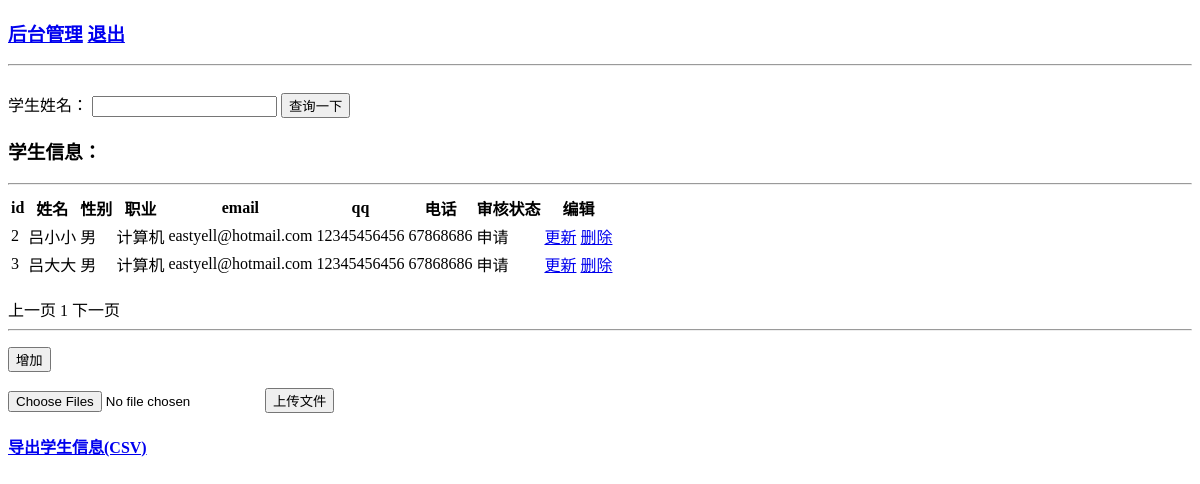
The app's page /show_stu/, older data.
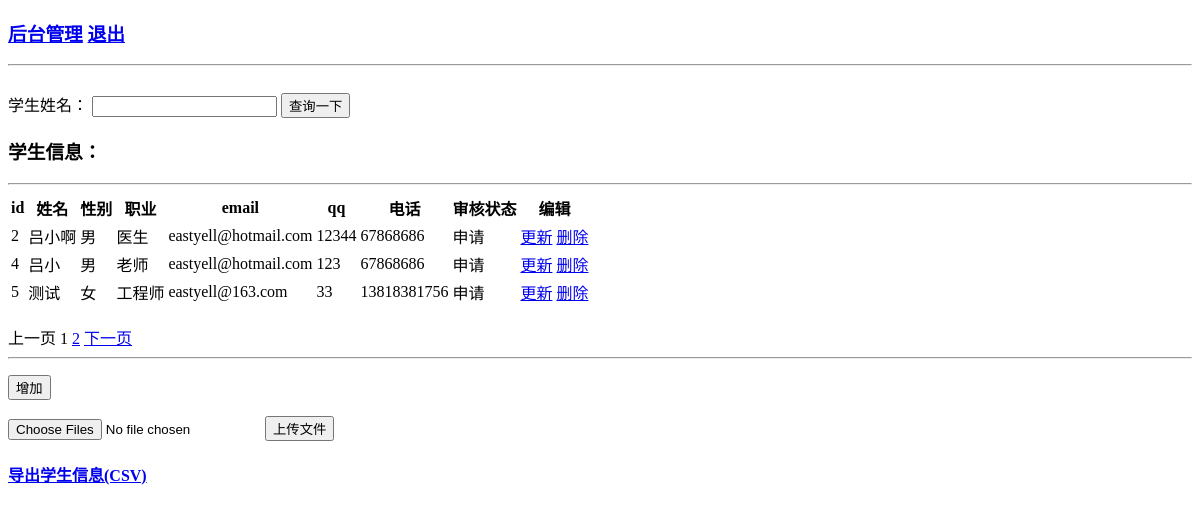
The same page, newer data.
### student/models.py (models this page shows, shortened)
class Student(models.Model):
    SEX_ITEMS = [
        (1, '男'),
        (2, '女'),
        (0, '未知'),
    ]
    STATUS_ITEMS = [
        (0, '申请'),
        (1, '通过'),
        (2, "拒绝"),
    ]
    name = models.CharField(max_length=128, verbose_name='姓名')
    sex = models.IntegerField(choices=SEX_ITEMS, verbose_name='性别')
    profession = models.CharField(max_length=128, verbose_name='职业')
    email = models.EmailField(verbose_name='Email')
    qq = models.CharField(max_length=128, verbose_name='QQ')
    phone = models.CharField(max_length=128, verbose_name='电话')
    status = models.IntegerField(choices=STATUS_ITEMS, default=0, verbose_name='审核状态')
    created_time = models.DateTimeField(auto_now_add=True, editable=False, verbose_name='创建时间')
    @classmethod
    def get_all(cls):
        return cls.objects.all()
    class Meta:
        verbose_name = verbose_name_plural = '学员信息'
        ordering = ['id']

### student/views.py (the view, shortened to what this page needs)
# urls.py: path('show_stu/', stu_views.IndexView.as_view(), name='index'),
class IndexView(View):
    template_name = 'index.html'
    def get(self, request):
        context = get_context(request)
        form_search = TitleSearch()
        context.update({
            'form_search': form_search,
        })
        return render(request, self.template_name, context=context)

### users/forms.py
class TitleSearch(forms.Form):
    name = forms.CharField(label='学生姓名：', label_suffix='',
                           error_messages={'required': '请输入正确的name'})

### student/views.py (called while the page is built)
def get_context(request, name=None):
    if name:
        students = Student.objects.filter(name__icontains=name)
    else:
        students = Student.get_all()
    paginator = Paginator(students, 3)
    num_p = request.GET.get('page', 1)
    page = paginator.page(int(num_p))
    context = {
        'students': students,
        'paginator': paginator,
        'page': page,
    }
    return context

### templates/index.html (shortened to what this page needs)
<!DOCTYPE html>
<html lang="en">
<head>
</head>
<body>
<h3><a href="/admin/">后台管理</a>  <a align="right" href="/logout">退出</a></h3>
<hr/>
<br>
<form action="/show_stu/" method="post">
    {{ form_search }}
    <input type="submit" value="查询一下">
</form>
  <h3>学生信息：</h3>
  <hr/>
  <table border="0">
    <tr>
        <th>id</th>
        <th>姓名</th>
        <th>性别</th>
        <th>职业</th>
        <th>email</th>
        <th>qq</th>
        <th>电话</th>
        <th>审核状态</th>
        <th>编辑</th>
    </tr>
    {% for student in page %}
    <tr>
        <td>{{ student.id }}</td>
        <td>{{ student.name }}</td>
        <td>{{ student.get_sex_display }}</td>
        <td>{{ student.profession }}</td>
        <td>{{ student.email }}</td>
        <td>{{ student.qq }}</td>
        <td>{{ student.phone }}</td>
        <td>{{ student.get_status_display }}</td>
        <td>
            <a href="/update_stu/{{ student.id }}">更新</a>
            <a href="/delete_stu/{{ student.id }}">删除</a>
        </td>
    </tr>
     {% endfor %}
    </table>
<br>
{% if page.has_previous %}
  <a href="/show_stu?page={{ page.previous_page_number }}">上一页</a>
{% else %}
上一页
{% endif %}
{% for p in paginator.page_range %}
    {% if p == page.number %}
        {{ p }}
    {% else %}
        <a href="/show_stu?page={{ p }}">{{ p }}</a>
    {% endif %}
{% endfor %}
{% if page.has_next %}
  <a href="/show_stu?page={{ page.next_page_number }}">下一页</a>
{% else %}
下一页
{% endif %}
<hr/>
   <p>
      <a href="../add_stu">
        <input type="button" value="增加">
      </a>
   </p>
<form method="post" action="../upload/" enctype="multipart/form-data">
     <input type="file" name="myfiles" multiple="">
     <input type="submit" value="上传文件">
</form>
<h4><a href="/down_csv_view/">导出学生信息(CSV)</a></h4>
</body>
</html>

Row changes from the older to the newer data that the page shows:
removed Student: id "3", name "吕大大", sex "男", profession "计算机", email "eastyell@hotmail.com", qq "12345456456", phone "67868686", status "申请"
changed Student id 2: name "吕小小" → "吕小啊"; profession "计算机" → "医生"; qq "12345456456" → "12344"
added Student: id "4", name "吕小", sex "男", profession "老师", email "eastyell@hotmail.com", qq "123", phone "67868686", status "申请"
added Student: id "5", name "测试", sex "女", profession "工程师", email "eastyell@163.com", qq "33", phone "13818381756", status "申请"
Text that changed along with them:
new list line: "2"
